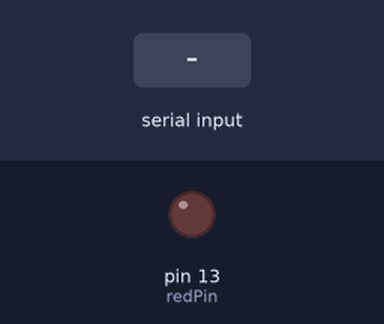
Bench run of a sketch on a simulated Arduino Uno, built with avr-gcc and run on an emulated ATmega328P. Shown: output pins drawn as LEDs (lit = HIGH). Dashed ring = blinking. The inputs (shaded band) are chosen by the test bench. What the sketch prints to the serial monitor is not drawn.

Above: at 1.2 s.
1.3 s: "90,45\n" received over Serial
At 1.8 s:
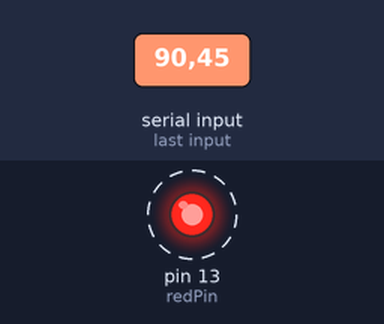
Timing chart, 0 to 10.3 s (numbered marks = the images above; inputs shaded):
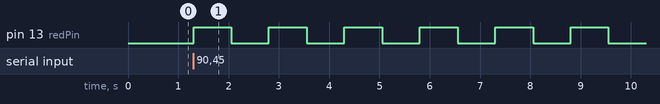

Measured:
- after the input at 1.3 s, pin 13 (redPin): alternates HIGH for 0.75 s and LOW for 0.75 s, starting at once

The sketch:

ReadSerial.ino
```cpp
int myNumber;
int redPin = 13;
int rD = 750;
String msg="Please enter a number: ";
void setup() {
  // put your setup code here, to run once:
  pinMode(redPin,OUTPUT);
  Serial.begin(9600);
}

void loop() {
  // put your main code here, to run repeatedly:
  Serial.println(msg);
  while (Serial.available()==0){
  }
  myNumber = Serial.parseInt();
  for (int i = 1; i <= myNumber; i++){
    digitalWrite(redPin,HIGH);
    delay(rD);
    digitalWrite(redPin,LOW);
    delay(rD);
  }
}
```
